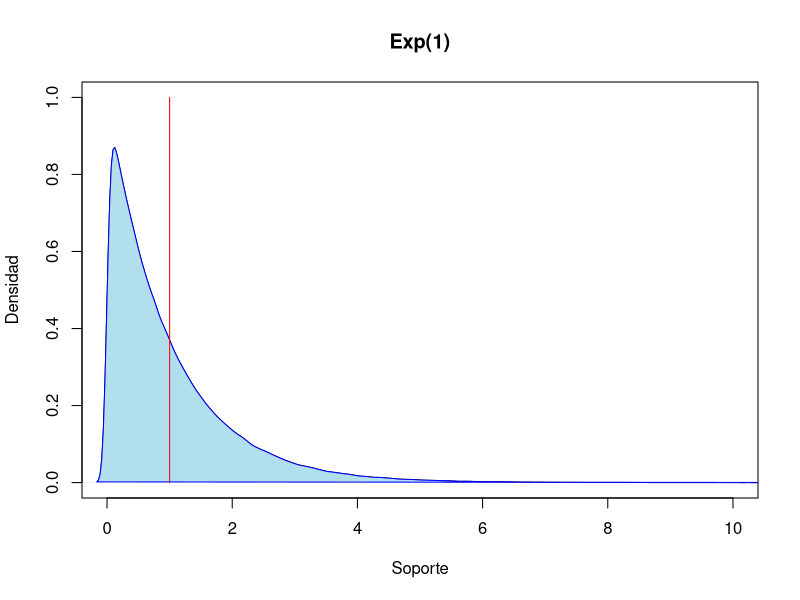
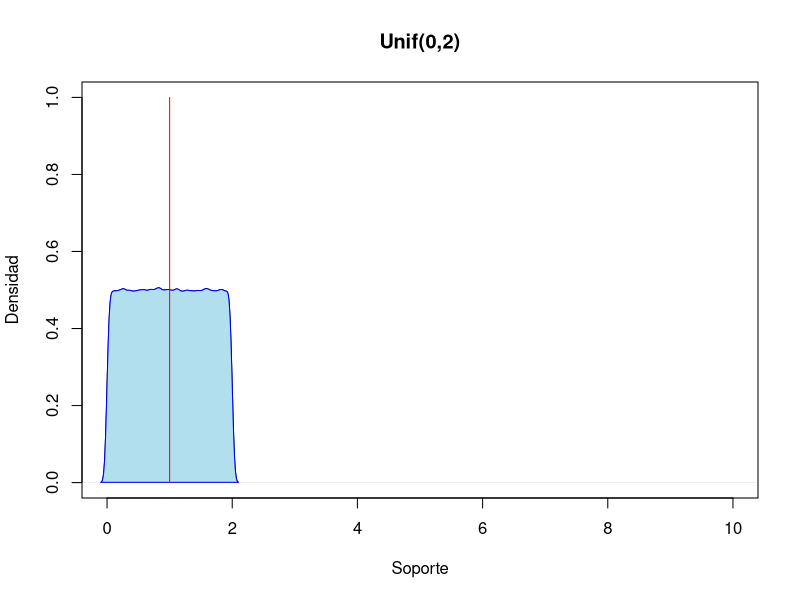
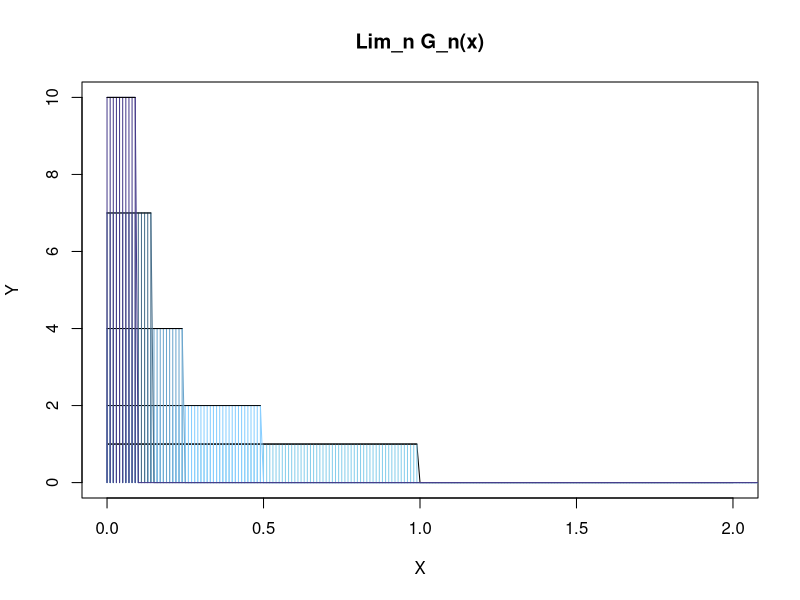

Generate these figures, in order, with R:
d <- density(rexp(500000,1))
plot(d, main = "Exp(1)", xlab = "Soporte", ylab = "Densidad", ylim = c(0,1), xlim = c(0,10))
polygon(d, col="lightblue2", border="blue")
points(0:10/10 ~ rep(1,11), type = "l", col = "red")

rm(d)

d <- density(runif(1000000,0,2))
plot(d, main = "Unif(0,2)", xlab = "Soporte", ylab = "Densidad",  ylim = c(0,1), xlim = c(0,10))
polygon(d, col="lightblue2", border="blue")
points(0:10/10 ~ rep(1,11), type = "l", col = "red")

rm(d)

G=function(x,n){if(x<(1/n)){n}else{0}}

n = 1
X = 0:200/100
Y = sapply(X, function(x){G(x,n)})
plot(Y ~ X, type = "l", ylim = c(0,10), main = "Lim_n G_n(x)")
points(Y ~ X, type = "h", ylim = c(0,10), col = "skyblue")
positivos = which(Y>0)
points(Y[positivos] ~ X[positivos], type = "l")

n = 2
X = 0:300/100
Y = sapply(X, function(x){G(x,n)})
points(Y ~ X, type = "l", ylim = c(0,10), col = "skyblue1")
points(Y ~ X, type = "h", ylim = c(0,10), col = "skyblue1")
positivos = which(Y>0)
points(Y[positivos] ~ X[positivos], type = "l")

n = 4
X = 0:300/100
Y = sapply(X, function(x){G(x,n)})
points(Y ~ X, type = "l", ylim = c(0,10), col = "skyblue3")
points(Y ~ X, type = "h", ylim = c(0,10), col = "skyblue3")
positivos = which(Y>0)
points(Y[positivos] ~ X[positivos], type = "l")

n = 7
X = 0:300/100
Y = sapply(X, function(x){G(x,n)})
points(Y ~ X, type = "l", ylim = c(0,10), col = "skyblue4")
points(Y ~ X, type = "h", ylim = c(0,10), col = "skyblue4")
positivos = which(Y>0)
points(Y[positivos] ~ X[positivos], type = "l")

n = 10
X = 0:300/100
Y = sapply(X, function(x){G(x,n)})
points(Y ~ X, type = "l", ylim = c(0,10), col = "slateblue4")
points(Y ~ X, type = "h", ylim = c(0,10), col = "slateblue4")
positivos = which(Y>0)
points(Y[positivos] ~ X[positivos], type = "l")


